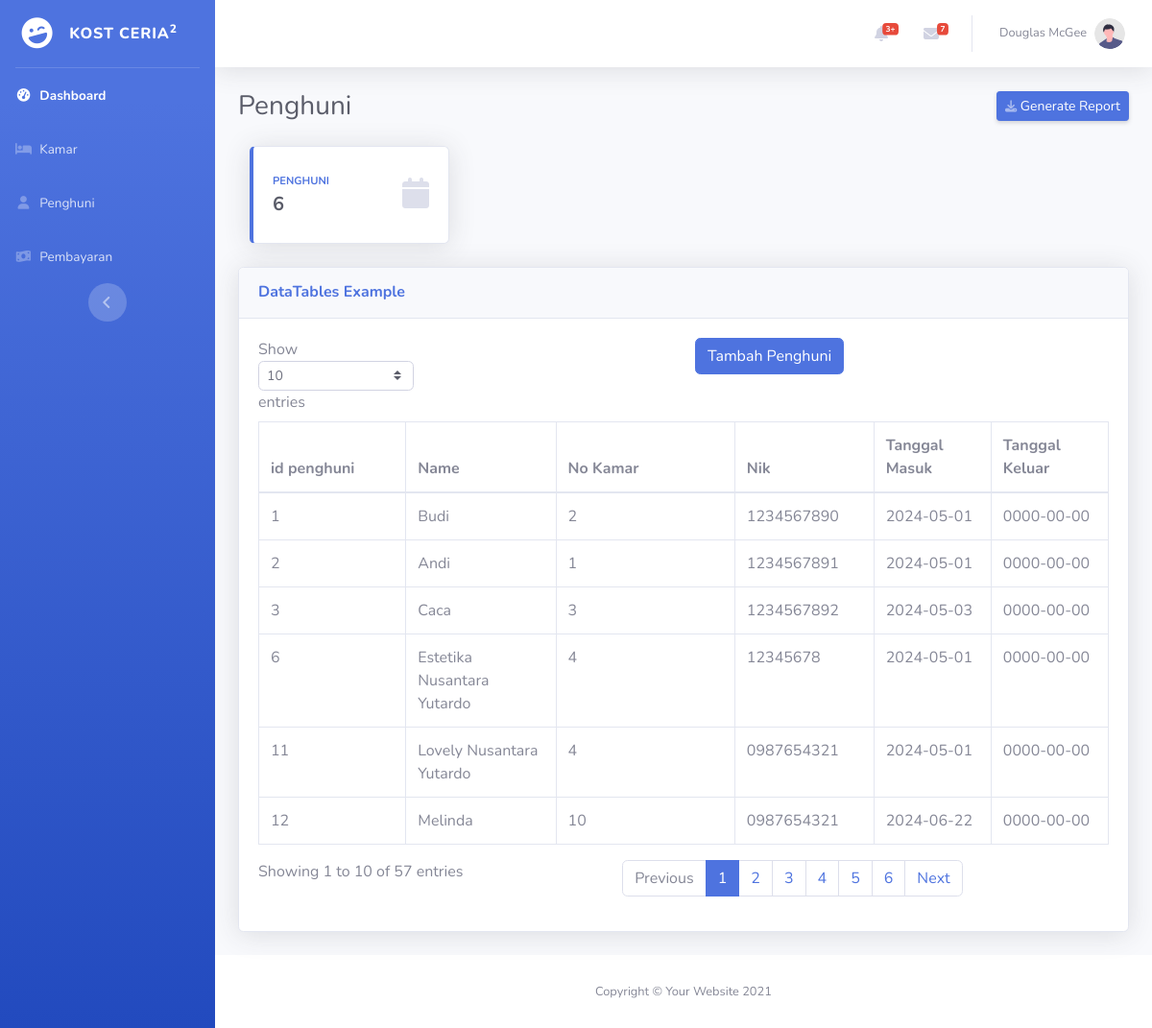
Screenshot of /penghuni.php with the database file from the repository.
### tables this page shows
CREATE TABLE `penghuni` (
  `id` int(11) NOT NULL,
  `nama` varchar(255) NOT NULL,
  `no_kamar` int(11) NOT NULL,
  `nik` varchar(255) NOT NULL,
  `tgl_masuk` date DEFAULT NULL,
  `tgl_keluar` date DEFAULT NULL
);

### penghuni.php (the view, shortened to what this page needs)
<?php include("koneksi.php"); ?>
<!DOCTYPE html>
<html lang="en">
<head>
    <link rel="stylesheet" href="css/sb-admin-2.min.css">
    <link href="vendor/fontawesome-free/css/all.min.css" rel="stylesheet" type="text/css">
</head>
<body>
    <div id="wrapper">
        <ul class="navbar-nav bg-gradient-primary sidebar sidebar-dark accordion" id="accordionSidebar">
            <a class="sidebar-brand d-flex align-items-center justify-content-center" href="index.php">
                <div class="sidebar-brand-icon rotate-n-15">
                    <i class="fas fa-laugh-wink"></i>
                </div>
                <div class="sidebar-brand-text mx-3">Kost Ceria<sup>2</sup></div>
            </a>
            <hr class="sidebar-divider my-0">
            <li class="nav-item active">
                <a class="nav-link" href="index.php">
                    <i class="fas fa-fw fa-tachometer-alt"></i>
                    <span>Dashboard</span></a>
            </li>
            <li class="nav-item">
                <a class="nav-link" href="kamar.php">
                    <i class="fas fa-fw fa-bed"></i>
                    <span>Kamar</span></a>
            </li>
            <li class="nav-item">
                <a class="nav-link" href="penghuni.php">
                    <i class="fas fa-fw fa-user"></i>
                    <span>Penghuni</span>
                </a>
            </li>
            <li class="nav-item">
                <a class="nav-link" href="pembayaran.php">
                    <i class="fas fa-fw fa-money-bill-wave"></i>
                    <span>Pembayaran</span>
                </a>
            </li>
            <div class="text-center d-none d-md-inline">
                <button class="rounded-circle border-0" id="sidebarToggle"></button>
            </div>
        </ul>
        <div id="content-wrapper" class="d-flex flex-column">
            <div id="content">
                <nav class="navbar navbar-expand navbar-light bg-white topbar mb-4 static-top shadow">
                    <ul class="navbar-nav ml-auto">
                        <li class="nav-item dropdown no-arrow mx-1">
                            <a class="nav-link dropdown-toggle" href="#" id="alertsDropdown" role="button" data-toggle="dropdown" aria-haspopup="true" aria-expanded="false">
                                <i class="fas fa-bell fa-fw"></i>
                                <span class="badge badge-danger badge-counter">3+</span>
                            </a>
                        </li>
                        <li class="nav-item dropdown no-arrow mx-1">
                            <a class="nav-link dropdown-toggle" href="#" id="messagesDropdown" role="button" data-toggle="dropdown" aria-haspopup="true" aria-expanded="false">
                                <i class="fas fa-envelope fa-fw"></i>
                                <span class="badge badge-danger badge-counter">7</span>
                            </a>
                        </li>
                        <li class="nav-item dropdown no-arrow">
                            <a class="nav-link dropdown-toggle" href="#" id="userDropdown" role="button" data-toggle="dropdown" aria-haspopup="true" aria-expanded="false">
                                <span class="mr-2 d-none d-lg-inline text-gray-600 small">Douglas McGee</span>
                                <img class="img-profile rounded-circle" src="img/undraw_profile.svg">
                            </a>
                        </li>
                    </ul>
                </nav>
                <div class="container-fluid">
                    <div class="d-sm-flex align-items-center justify-content-between mb-4">
                        <h1 class="h3 mb-0 text-gray-800">Penghuni</h1>
                        <a href="#" class="d-none d-sm-inline-block btn btn-sm btn-primary shadow-sm"><i class="fas fa-download fa-sm text-white-50"></i> Generate Report</a>
                    </div>
                    <div class="col-xl-3 col-md-6 mb-4">
                        <div class="card border-left-primary shadow h-100 py-2">
                            <div class="card-body">
                                <div class="row no-gutters align-items-center">
                                    <div class="col mr-2">
                                        <div class="text-xs font-weight-bold text-primary text-uppercase mb-1">
                                            Penghuni</div>
                                        <div class="h5 mb-0 font-weight-bold text-gray-800"><?php
                                                                                            $query = "SELECT COUNT(*) as jumlah FROM penghuni";
                                                                                            $result = mysqli_query($db, $query);
                                                                                            $data = mysqli_fetch_assoc($result);
                                                                                            echo $data['jumlah'];
                                                                                            ?>
                                        </div>
                                    </div>
                                    <div class="col-auto">
                                        <i class="fas fa-calendar fa-2x text-gray-300"></i>
                                    </div>
                                </div>
                            </div>
                        </div>
                    </div>
                    <div class="card shadow mb-4">
                        <div class="card-header py-3">
                            <h6 class="m-0 font-weight-bold text-primary">DataTables Example</h6>
                        </div>
                        <div class="card-body">
                            <div class="table-responsive">
                                <div id="dataTable_wrapper" class="dataTables_wrapper dt-bootstrap4">
                                    <div class="row">
                                        <div class="col-sm-12 col-md-6">
                                            <div class="dataTables_length" id="dataTable_length"><label>Show <select name="dataTable_length" aria-controls="dataTable" class="custom-select custom-select-sm form-control form-control-sm">
                                                        <option value="10">10</option>
                                                    </select> entries</label></div>
                                        </div>
                                        <div class="col-sm-12 col-md-6">
                                            <a href="tambah-penghuni.php" class="btn btn-primary">Tambah Penghuni</a>
                                        </div>
                                    </div>
                                    <div class="row">
                                        <div class="col-sm-12">
                                            <table class="table table-bordered dataTable" id="dataTable" width="100%" cellspacing="0" role="grid" aria-describedby="dataTable_info" style="width: 100%;">
                                                <thead>
                                                    <tr role="row">
                                                    <th class="sorting sorting_asc" tabindex="0" aria-controls="dataTable" rowspan="1" colspan="1" aria-sort="ascending" aria-label="Name: activate to sort column descending" style="width: 253.333px;">id penghuni</th>
                                                        <th class="sorting sorting_asc" tabindex="0" aria-controls="dataTable" rowspan="1" colspan="1" aria-sort="ascending" aria-label="Name: activate to sort column descending" style="width: 253.333px;">Name</th>
                                                        <th class="sorting" tabindex="0" aria-controls="dataTable" rowspan="1" colspan="1" aria-label="Position: activate to sort column ascending" style="width: 378.333px;">No Kamar</th>
                                                        <th class="sorting" tabindex="0" aria-controls="dataTable" rowspan="1" colspan="1" aria-label="Office: activate to sort column ascending" style="width: 185.333px;">Nik</th>
                                                        <th class="sorting" tabindex="0" aria-controls="dataTable" rowspan="1" colspan="1" aria-label="Office: activate to sort column ascending" style="width: 185.333px;">Tanggal Masuk</th>
                                                        <th class="sorting" tabindex="0" aria-controls="dataTable" rowspan="1" colspan="1" aria-label="Office: activate to sort column ascending" style="width: 185.333px;">Tanggal Keluar</th>
                                                    </tr>
                                                </thead>
                                                <tbody>
                                                    <?php
                                                    $query = "SELECT * FROM penghuni";
                                                    $result = mysqli_query($db, $query);
                                                    while ($data = mysqli_fetch_assoc($result)) {
                                                        echo "<tr>";
                                                        echo "<td>" . $data['id'] . "</td>";
                                                        echo "<td>" . $data['nama'] . "</td>";
                                                        echo "<td>" . $data['no_kamar'] . "</td>";
                                                        echo "<td>" . $data['nik'] . "</td>";
                                                        echo "<td>" . $data['tgl_masuk']. "</td>";
                                                        echo "<td>" . $data['tgl_keluar']. "</td>";
                                                        echo "</tr>";
                                                    }
                                                    ?>
                                                </tbody>
                                            </table>
                                        </div>
                                    </div>
                                    <div class="row">
                                        <div class="col-sm-12 col-md-5">
                                            <div class="dataTables_info" id="dataTable_info" role="status" aria-live="polite">Showing 1 to 10 of 57 entries</div>
                                        </div>
                                        <div class="col-sm-12 col-md-7">
                                            <div class="dataTables_paginate paging_simple_numbers" id="dataTable_paginate">
                                                <ul class="pagination">
                                                    <li class="paginate_button page-item previous disabled" id="dataTable_previous"><a href="#" aria-controls="dataTable" data-dt-idx="0" tabindex="0" class="page-link">Previous</a></li>
                                                    <li class="paginate_button page-item active"><a href="#" aria-controls="dataTable" data-dt-idx="1" tabindex="0" class="page-link">1</a></li>
                                                    <li class="paginate_button page-item "><a href="#" aria-controls="dataTable" data-dt-idx="2" tabindex="0" class="page-link">2</a></li>
                                                    <li class="paginate_button page-item "><a href="#" aria-controls="dataTable" data-dt-idx="3" tabindex="0" class="page-link">3</a></li>
                                                    <li class="paginate_button page-item "><a href="#" aria-controls="dataTable" data-dt-idx="4" tabindex="0" class="page-link">4</a></li>
                                                    <li class="paginate_button page-item "><a href="#" aria-controls="dataTable" data-dt-idx="5" tabindex="0" class="page-link">5</a></li>
                                                    <li class="paginate_button page-item "><a href="#" aria-controls="dataTable" data-dt-idx="6" tabindex="0" class="page-link">6</a></li>
                                                    <li class="paginate_button page-item next" id="dataTable_next"><a href="#" aria-controls="dataTable" data-dt-idx="7" tabindex="0" class="page-link">Next</a></li>
                                                </ul>
                                            </div>
                                        </div>
                                    </div>
                                </div>
                            </div>
                        </div>
                    </div>
                </div>
            </div>
            <footer class="sticky-footer bg-white">
                <div class="container my-auto">
                    <div class="copyright text-center my-auto">
                        <span>Copyright © Your Website 2021</span>
                    </div>
                </div>
            </footer>
        </div>
    </div>
</body>
</html>

### rows the page displays
penghuni: id "1", nama "Budi", no_kamar "2", nik "1234567890", tgl_masuk "2024-05-01", tgl_keluar "0000-00-00"
penghuni: id "2", nama "Andi", no_kamar "1", nik "1234567891", tgl_masuk "2024-05-01", tgl_keluar "0000-00-00"
penghuni: id "3", nama "Caca", no_kamar "3", nik "1234567892", tgl_masuk "2024-05-03", tgl_keluar "0000-00-00"
penghuni: id "6", nama "Estetika Nusantara Yutardo", no_kamar "4", nik "12345678", tgl_masuk "2024-05-01", tgl_keluar "0000-00-00"
penghuni: id "11", nama "Lovely Nusantara Yutardo", no_kamar "4", nik "0987654321", tgl_masuk "2024-05-01", tgl_keluar "0000-00-00"
penghuni: id "12", nama "Melinda", no_kamar "10", nik "0987654321", tgl_masuk "2024-06-22", tgl_keluar "0000-00-00"

### other values shown
$data['jumlah'] "6"
